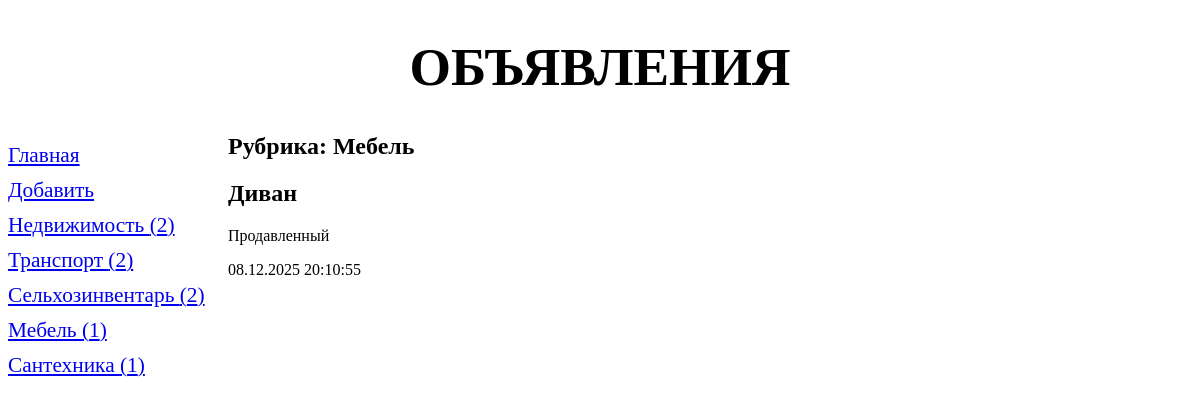
The app's page /5/ with its own data.
### bboard/models.py (models this page shows, shortened)
class Rubric(models.Model):
    name = models.CharField(
        max_length=20,
        db_index=True,
        verbose_name='Название',
    )
    class Meta:
        verbose_name = 'Рубрика'
        verbose_name_plural = 'Рубрики'
        ordering = ('name',)

class Bb(models.Model):
    KINDS = (
        ('Купля-продажа', (
            ('b', 'Куплю'),
            ('s', 'Продам'),
        )),
        ('Обмен', (
            ('c', 'Обменяю'),
        )),
    )
    kind = models.CharField(
        max_length=1,
        choices=KINDS,
        default='s',
        verbose_name='Тип объявления',
    )
    title = models.CharField(
        max_length=50,
        verbose_name='Товар',
        validators=[
            validators.RegexValidator(regex='^.{4,}$'),
        ],
        error_messages={'invalid': 'Введите не менее 4 символов'}
    )
    content = models.TextField(
        null=True,
        blank=True,
        verbose_name='Описание',
    )
    price = models.DecimalField(
        max_digits=13,
        decimal_places=2,
        null=True,
        blank=True,
        verbose_name='Цена',
        validators=[validate_even],
    )
    published = models.DateTimeField(
        auto_now_add=True,
        db_index=True,
        verbose_name='Опубликовано',
    )
    rubric = models.ForeignKey(
        'Rubric',
        null=True,
        on_delete=models.PROTECT,
        verbose_name='Рубрика',
    )
    def title_and_price(self):
        if self.price:
            return f'{self.title} ({self.price})'
        else:
            return self.title
    title_and_price.short_description = 'Название и цена'
    class Meta:
        verbose_name = 'Объявление'
        verbose_name_plural = 'Объявления'
        ordering = ['-published']

### bboard/views.py (the view)
# urls.py: path('<int:rubric_id>/', by_rubric, name='by_rubric'),
def by_rubric(request, rubric_id):
    bbs = Bb.objects.filter(rubric=rubric_id)
    rubrics = Rubric.objects.annotate(cnt=Count('bb')).filter(cnt__gt=0)
    current_rubric = Rubric.objects.get(pk=rubric_id)
    context = {'bbs': bbs, 'rubrics': rubrics, 'current_rubric':current_rubric}
    return render(request, 'by_rubric.html', context)

### templates/by_rubric.html (shortened to what this page needs)
{% extends "layout/basic.html" %}
{% block content %}
    <h2>Рубрика: {{ current_rubric.name }}</h2>
    {% for bb in bbs %}
    <div>
        <h2>{{ bb.title }}</h2>
        <p>{{ bb.content }}</p>
        <p>{{ bb.published|date:"d.m.Y H:i:s" }}</p>
    </div>
    {% endfor %}
{% endblock %}

### templates/layout/basic.html (shortened to what this page needs)
{% load static %}
<!DOCTYPE html>
<html lang="ru">
<head>
    <link rel="stylesheet" href="{% static 'style.css' %}">
</head>
<body>
    <header>
        <h1>Объявления</h1>
    </header>
    <nav>
        <a href="{% url 'index' %}">Главная</a>
        <a href="{% url 'add' %}">Добавить</a>
        {% for rubric in rubrics %}
            <a href="{% url 'by_rubric' rubric.pk %}">{{ rubric.name }} ({{ rubric.cnt }})</a>
        {% endfor %}
    </nav>
    <section>
        {% block content %}
        {% endblock %}
    </section>
</body>
</html>

### static/style.css (style rules this page uses)
header h1 { font-size: 40pt; text-transform: uppercase; text-align: center; background: url("bg.jpg") left / auto 100% no-repeat; }
nav { font-size: 16pt; width: 200px; float: left; }
nav a { display: block; margin: 10px 0; }
section { margin-left: 220px; }

### records on screen
Rubric: name "Недвижимость", cnt "2"
Rubric: name "Транспорт", cnt "2"
Rubric: name "Сельхозинвентарь", cnt "2"
Rubric: name "Мебель", cnt "1"
Rubric: name "Сантехника", cnt "1"
Bb: title "Диван", content "Продавленный", published "08.12.2025 20:10:55"
